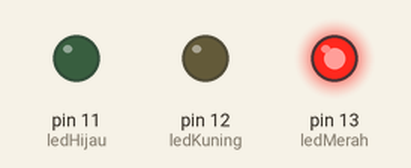
Simulated run of this sketch. Board: Arduino Uno, built with avr-gcc and run on an emulated ATmega328P. Parts: output pins drawn as LEDs (lit = HIGH).

Above: at 1.0 s.
At 2.5 s:
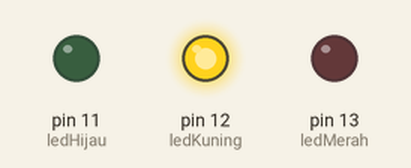
At 4.2 s:
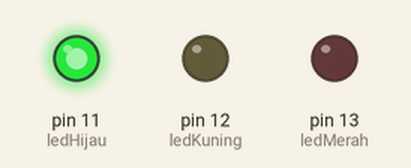
Timing chart, 0 to 7.2 s (numbered marks = the images above):
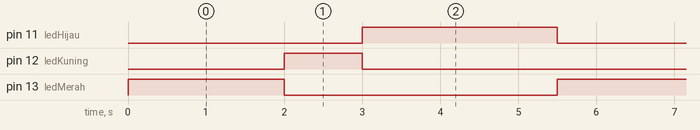

Measured:
- by itself, pin 11 (ledHijau): alternates HIGH for 2.5 s and LOW for 3.0 s
- by itself, pin 12 (ledKuning): alternates HIGH for 1.0 s and LOW for 4.5 s
- by itself, pin 13 (ledMerah): alternates HIGH for 2.0 s and LOW for 3.5 s

The sketch:

Traffic_Light.ino
```cpp
/*
  Blink
Traffic Lights By Bagus
 */
int ledMerah = 13;
int ledKuning = 12;
int ledHijau = 11;

void setup() {

  pinMode(ledMerah, OUTPUT);
  pinMode(ledKuning, OUTPUT);
  pinMode(ledHijau, OUTPUT);
}

void loop() {
  digitalWrite(ledMerah, HIGH);
  digitalWrite(ledKuning, LOW);
  digitalWrite(ledHijau, LOW);
  delay(2000);

  digitalWrite(ledMerah, LOW);
  digitalWrite(ledKuning, HIGH);
  digitalWrite(ledHijau, LOW);
  delay(1000);

  digitalWrite(ledMerah, LOW);
  digitalWrite(ledKuning, LOW);
  digitalWrite(ledHijau, HIGH);
  delay(2500);
}
```
